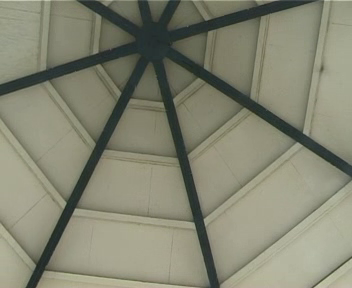
#> input picture frame 25 of Python/data/sunshade.avi, 352 x 288 px
$ jupyter execute Preprocessing.ipynb
#> lines starting #> are read from the running program, lines starting #| are printed output that depends on the picture
# Preprocessing

**Step 0:** Install OpenCV - open source Computer Vision library for image and video processing in programming languages. To install it for Jupyter Notebook for Windows download proper *.whl* installation file from here: http://www.lfd.uci.edu/~gohlke/pythonlibs/ then run *cmd* and type **pip install *filename*.whl**

**Step 1:** Open a video file using OpenCV and get some information about it

[cell 1]
import cv2

#cap = cv2.VideoCapture('data/straw.avi')
cap = cv2.VideoCapture('data/sunshade.avi')

# get some information
length = int(cap.get(cv2.CAP_PROP_FRAME_COUNT))
width  = int(cap.get(cv2.CAP_PROP_FRAME_WIDTH))
height = int(cap.get(cv2.CAP_PROP_FRAME_HEIGHT))
fps    = int(cap.get(cv2.CAP_PROP_FPS))

print(length, width, height, fps)

while(True):
    # Capture frame-by-frame
    cap.read
    ret, frame = cap.read()
#> frame is the input picture: shape (288, 352, 3); mean B, G, R 113.8, 132.8, 131.9

    if ret: # if video is not ended
        # Display the resulting frame
        cv2.imshow('frame',frame)

    if cv2.waitKey(1) & 0xFF == ord('q'):
#> (key q is pressed here)
        break # quit when q is pressed

# When everything done, release the capture
cap.release()
cv2.destroyAllWindows()

**Step 2:** Resize and convert to black and white (grayscale). Save the result as an array

[cell 2]
import cv2

#cap = cv2.VideoCapture('data/straw.avi')
cap = cv2.VideoCapture('data/sunshade.avi')

import numpy as np

s_len = 10 # sample length in seconds
s_width = 120 # sample frame width in pixels
s_height = 90 # sample frame height in pixels

sample = np.zeros((fps*s_len,s_width*s_height))
i = 0

while(True):
    # Capture frame-by-fraSteme
    ret, frame = cap.read()

    if ret: # if video is not ended
        # Our operations on the frame come here
        new_frame = cv2.resize(frame,(s_width,s_height)) # resize
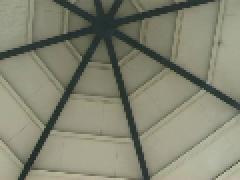
#> new_frame: shape (90, 120, 3) (shown 2 times larger); mean B, G, R 113.6, 132.6, 131.7
        new_frame = cv2.cvtColor(new_frame, cv2.COLOR_BGR2GRAY) # convert to b/w
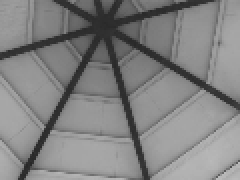
#> new_frame: shape (90, 120) (shown 2 times larger); min 39, max 188, mean 130.1

        # Save current frame to the sample array
        if i < (fps*s_len):
            sample[i,:] = np.array(new_frame).flatten()
            i = i + 1
        else:
            break

        # Display the resulting frame
        cv2.imshow('new_frame',new_frame)

    if cv2.waitKey(1) & 0xFF == ord('q'):
#> (key q is pressed here)
        break # quit when q is pressed

print(sample)

# When everything done, release the capture
cap.release()
cv2.destroyAllWindows()

$ run again, starting later in the video
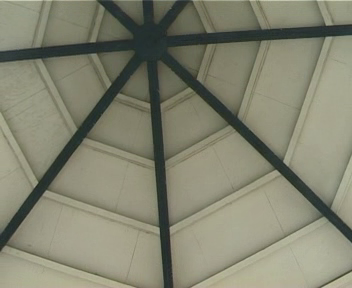
#> input picture frame 112 of Python/data/sunshade.avi, 352 x 288 px
#> frame is the input picture: shape (288, 352, 3); mean B, G, R 111.7, 131, 130.4
#> `new_frame = cv2.resize(frame,(s_width,s_height))`:
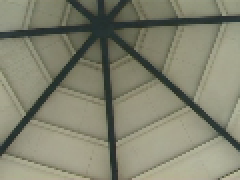
#> new_frame: shape (90, 120, 3) (shown 2 times larger); mean B, G, R 111.5, 130.8, 130.2
#> `new_frame = cv2.cvtColor(new_frame, cv2.COLOR_BGR2GRAY)`:
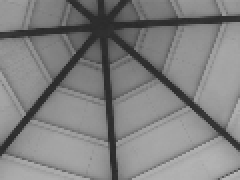
#> new_frame: shape (90, 120) (shown 2 times larger); min 40, max 184, mean 128.4

$ run again, starting later in the video
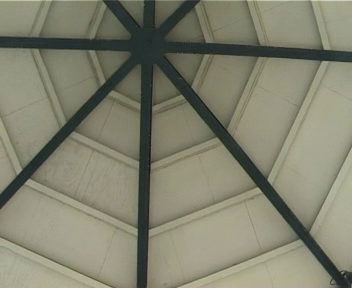
#> input picture frame 200 of Python/data/sunshade.avi, 352 x 288 px
#> frame is the input picture: shape (288, 352, 3); mean B, G, R 109.7, 129.3, 129.1
#> `new_frame = cv2.resize(frame,(s_width,s_height))`:
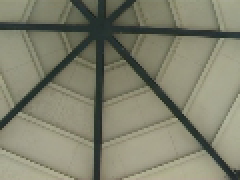
#> new_frame: shape (90, 120, 3) (shown 2 times larger); mean B, G, R 109.5, 129.1, 128.9
#> `new_frame = cv2.cvtColor(new_frame, cv2.COLOR_BGR2GRAY)`:
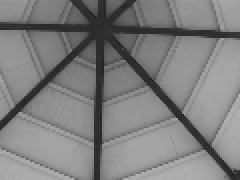
#> new_frame: shape (90, 120) (shown 2 times larger); min 32, max 179, mean 126.7
